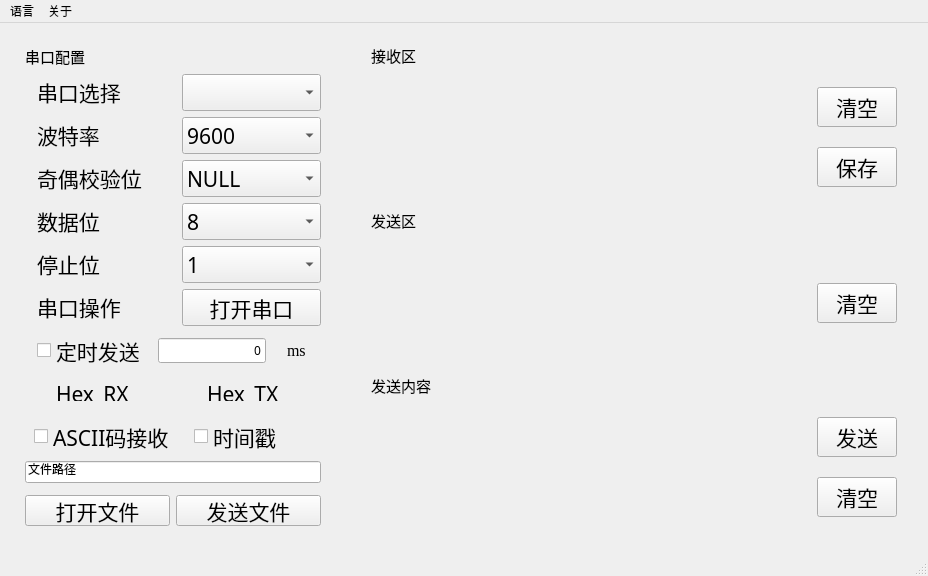
<?xml version="1.0" encoding="UTF-8"?>
<ui version="4.0">
 <author>leeyoung</author>
 <class>MainWindow</class>
 <widget class="QMainWindow" name="MainWindow">
  <property name="enabled">
   <bool>true</bool>
  </property>
  <property name="geometry">
   <rect>
    <x>0</x>
    <y>0</y>
    <width>928</width>
    <height>576</height>
   </rect>
  </property>
  <property name="sizePolicy">
   <sizepolicy hsizetype="Expanding" vsizetype="Expanding">
    <horstretch>0</horstretch>
    <verstretch>0</verstretch>
   </sizepolicy>
  </property>
  <property name="minimumSize">
   <size>
    <width>928</width>
    <height>463</height>
   </size>
  </property>
  <property name="font">
   <font>
    <family>楷体</family>
    <pointsize>9</pointsize>
    <weight>50</weight>
    <italic>false</italic>
    <bold>false</bold>
   </font>
  </property>
  <property name="windowTitle">
   <string>串口调试助手(李树阳)</string>
  </property>
  <property name="layoutDirection">
   <enum>Qt::LeftToRight</enum>
  </property>
  <property name="autoFillBackground">
   <bool>false</bool>
  </property>
  <property name="styleSheet">
   <string notr="true">background-image: url(:/image/jie.png);</string>
  </property>
  <widget class="QWidget" name="centralWidget">
   <layout class="QGridLayout" name="gridLayout">
    <item row="0" column="0">
     <layout class="QFormLayout" name="formLayout">
      <property name="rowWrapPolicy">
       <enum>QFormLayout::WrapLongRows</enum>
      </property>
      <property name="horizontalSpacing">
       <number>50</number>
      </property>
      <property name="leftMargin">
       <number>14</number>
      </property>
      <property name="topMargin">
       <number>10</number>
      </property>
      <property name="rightMargin">
       <number>20</number>
      </property>
      <property name="bottomMargin">
       <number>10</number>
      </property>
      <item row="1" column="0">
       <layout class="QVBoxLayout" name="verticalLayout_7" stretch="0">
        <property name="spacing">
         <number>6</number>
        </property>
        <property name="sizeConstraint">
         <enum>QLayout::SetDefaultConstraint</enum>
        </property>
        <property name="rightMargin">
         <number>0</number>
        </property>
        <property name="bottomMargin">
         <number>0</number>
        </property>
        <item>
         <layout class="QVBoxLayout" name="verticalLayout">
          <property name="spacing">
           <number>6</number>
          </property>
          <property name="topMargin">
           <number>1</number>
          </property>
          <item>
           <widget class="QLabel" name="label_2">
            <property name="sizePolicy">
             <sizepolicy hsizetype="Minimum" vsizetype="Fixed">
              <horstretch>0</horstretch>
              <verstretch>0</verstretch>
             </sizepolicy>
            </property>
            <property name="font">
             <font>
              <family>楷体</family>
              <pointsize>11</pointsize>
              <weight>50</weight>
              <italic>false</italic>
              <bold>false</bold>
             </font>
            </property>
            <property name="text">
             <string>串口配置</string>
            </property>
           </widget>
          </item>
          <item>
           <layout class="QHBoxLayout" name="horizontalLayout_4">
            <property name="leftMargin">
             <number>12</number>
            </property>
            <item>
             <widget class="QLabel" name="SeriesPortChoice">
              <property name="sizePolicy">
               <sizepolicy hsizetype="Minimum" vsizetype="Fixed">
                <horstretch>0</horstretch>
                <verstretch>0</verstretch>
               </sizepolicy>
              </property>
              <property name="font">
               <font>
                <family>楷体</family>
                <pointsize>16</pointsize>
                <weight>50</weight>
                <italic>false</italic>
                <bold>false</bold>
               </font>
              </property>
              <property name="layoutDirection">
               <enum>Qt::RightToLeft</enum>
              </property>
              <property name="text">
               <string>串口选择</string>
              </property>
             </widget>
            </item>
            <item>
             <widget class="QComboBox" name="SeriesBox">
              <property name="sizePolicy">
               <sizepolicy hsizetype="Minimum" vsizetype="Fixed">
                <horstretch>0</horstretch>
                <verstretch>0</verstretch>
               </sizepolicy>
              </property>
              <property name="font">
               <font>
                <family>楷体</family>
                <pointsize>16</pointsize>
               </font>
              </property>
              <property name="editable">
               <bool>false</bool>
              </property>
              <property name="currentText">
               <string/>
              </property>
              <property name="currentIndex">
               <number>-1</number>
              </property>
             </widget>
            </item>
           </layout>
          </item>
          <item>
           <layout class="QHBoxLayout" name="horizontalLayout_5">
            <property name="leftMargin">
             <number>12</number>
            </property>
            <item>
             <widget class="QLabel" name="BaudRate">
              <property name="sizePolicy">
               <sizepolicy hsizetype="Minimum" vsizetype="Fixed">
                <horstretch>0</horstretch>
                <verstretch>0</verstretch>
               </sizepolicy>
              </property>
              <property name="font">
               <font>
                <family>楷体</family>
                <pointsize>16</pointsize>
                <weight>50</weight>
                <italic>false</italic>
                <bold>false</bold>
               </font>
              </property>
              <property name="text">
               <string>波特率</string>
              </property>
             </widget>
            </item>
            <item>
             <widget class="QComboBox" name="BaudBox">
              <property name="sizePolicy">
               <sizepolicy hsizetype="Minimum" vsizetype="Fixed">
                <horstretch>0</horstretch>
                <verstretch>0</verstretch>
               </sizepolicy>
              </property>
              <property name="font">
               <font>
                <family>楷体</family>
                <pointsize>16</pointsize>
               </font>
              </property>
              <property name="editable">
               <bool>false</bool>
              </property>
              <item>
               <property name="text">
                <string>9600</string>
               </property>
              </item>
              <item>
               <property name="text">
                <string>1200</string>
               </property>
              </item>
              <item>
               <property name="text">
                <string>2400</string>
               </property>
              </item>
              <item>
               <property name="text">
                <string>4800</string>
               </property>
              </item>
              <item>
               <property name="text">
                <string>14400</string>
               </property>
              </item>
              <item>
               <property name="text">
                <string>19200</string>
               </property>
              </item>
              <item>
               <property name="text">
                <string>38400</string>
               </property>
              </item>
              <item>
               <property name="text">
                <string>43000</string>
               </property>
              </item>
              <item>
               <property name="text">
                <string>57600</string>
               </property>
              </item>
              <item>
               <property name="text">
                <string>76800</string>
               </property>
              </item>
              <item>
               <property name="text">
                <string>115200</string>
               </property>
              </item>
              <item>
               <property name="text">
                <string>128000</string>
               </property>
              </item>
              <item>
               <property name="text">
                <string>230400</string>
               </property>
              </item>
              <item>
               <property name="text">
                <string>256000</string>
               </property>
              </item>
             </widget>
            </item>
           </layout>
          </item>
          <item>
           <layout class="QHBoxLayout" name="horizontalLayout_3">
            <property name="leftMargin">
             <number>12</number>
            </property>
            <item>
             <widget class="QLabel" name="OddEvenCheckBits">
              <property name="sizePolicy">
               <sizepolicy hsizetype="Minimum" vsizetype="Fixed">
                <horstretch>0</horstretch>
                <verstretch>0</verstretch>
               </sizepolicy>
              </property>
              <property name="font">
               <font>
                <family>楷体</family>
                <pointsize>16</pointsize>
                <weight>50</weight>
                <italic>false</italic>
                <bold>false</bold>
               </font>
              </property>
              <property name="text">
               <string>奇偶校验位</string>
              </property>
             </widget>
            </item>
            <item>
             <widget class="QComboBox" name="OddEvenBox">
              <property name="sizePolicy">
               <sizepolicy hsizetype="Minimum" vsizetype="Fixed">
                <horstretch>0</horstretch>
                <verstretch>0</verstretch>
               </sizepolicy>
              </property>
              <property name="font">
               <font>
                <family>楷体</family>
                <pointsize>16</pointsize>
               </font>
              </property>
              <item>
               <property name="text">
                <string>NULL</string>
               </property>
              </item>
              <item>
               <property name="text">
                <string>odd</string>
               </property>
              </item>
              <item>
               <property name="text">
                <string>even</string>
               </property>
              </item>
             </widget>
            </item>
           </layout>
          </item>
          <item>
           <layout class="QHBoxLayout" name="horizontalLayout_2">
            <property name="leftMargin">
             <number>12</number>
            </property>
            <item>
             <widget class="QLabel" name="DataBits">
              <property name="sizePolicy">
               <sizepolicy hsizetype="Minimum" vsizetype="Fixed">
                <horstretch>0</horstretch>
                <verstretch>0</verstretch>
               </sizepolicy>
              </property>
              <property name="font">
               <font>
                <family>楷体</family>
                <pointsize>16</pointsize>
                <weight>50</weight>
                <italic>false</italic>
                <bold>false</bold>
               </font>
              </property>
              <property name="text">
               <string>数据位</string>
              </property>
             </widget>
            </item>
            <item>
             <widget class="QComboBox" name="DataBox">
              <property name="sizePolicy">
               <sizepolicy hsizetype="Minimum" vsizetype="Fixed">
                <horstretch>0</horstretch>
                <verstretch>0</verstretch>
               </sizepolicy>
              </property>
              <property name="font">
               <font>
                <family>楷体</family>
                <pointsize>16</pointsize>
               </font>
              </property>
              <item>
               <property name="text">
                <string>8</string>
               </property>
              </item>
              <item>
               <property name="text">
                <string>7</string>
               </property>
              </item>
              <item>
               <property name="text">
                <string>6</string>
               </property>
              </item>
              <item>
               <property name="text">
                <string>5</string>
               </property>
              </item>
             </widget>
            </item>
           </layout>
          </item>
          <item>
           <layout class="QHBoxLayout" name="horizontalLayout">
            <property name="leftMargin">
             <number>12</number>
            </property>
            <item>
             <widget class="QLabel" name="StopBits">
              <property name="sizePolicy">
               <sizepolicy hsizetype="Minimum" vsizetype="Fixed">
                <horstretch>0</horstretch>
                <verstretch>0</verstretch>
               </sizepolicy>
              </property>
              <property name="font">
               <font>
                <family>楷体</family>
                <pointsize>16</pointsize>
                <weight>50</weight>
                <italic>false</italic>
                <bold>false</bold>
               </font>
              </property>
              <property name="text">
               <string>停止位</string>
              </property>
             </widget>
            </item>
            <item>
             <widget class="QComboBox" name="StopBox">
              <property name="sizePolicy">
               <sizepolicy hsizetype="Minimum" vsizetype="Fixed">
                <horstretch>0</horstretch>
                <verstretch>0</verstretch>
               </sizepolicy>
              </property>
              <property name="font">
               <font>
                <family>楷体</family>
                <pointsize>16</pointsize>
               </font>
              </property>
              <property name="layoutDirection">
               <enum>Qt::LeftToRight</enum>
              </property>
              <property name="styleSheet">
               <string notr="true"/>
              </property>
              <property name="frame">
               <bool>true</bool>
              </property>
              <item>
               <property name="text">
                <string>1</string>
               </property>
              </item>
              <item>
               <property name="text">
                <string>1.5</string>
               </property>
              </item>
              <item>
               <property name="text">
                <string>2</string>
               </property>
              </item>
             </widget>
            </item>
           </layout>
          </item>
          <item>
           <layout class="QHBoxLayout" name="horizontalLayout_6">
            <property name="leftMargin">
             <number>12</number>
            </property>
            <item>
             <widget class="QLabel" name="label">
              <property name="sizePolicy">
               <sizepolicy hsizetype="Minimum" vsizetype="Fixed">
                <horstretch>0</horstretch>
                <verstretch>0</verstretch>
               </sizepolicy>
              </property>
              <property name="font">
               <font>
                <family>楷体</family>
                <pointsize>16</pointsize>
               </font>
              </property>
              <property name="text">
               <string>串口操作     </string>
              </property>
             </widget>
            </item>
            <item>
             <widget class="QPushButton" name="OpenButton">
              <property name="sizePolicy">
               <sizepolicy hsizetype="Minimum" vsizetype="Fixed">
                <horstretch>0</horstretch>
                <verstretch>0</verstretch>
               </sizepolicy>
              </property>
              <property name="font">
               <font>
                <family>楷体</family>
                <pointsize>16</pointsize>
                <weight>50</weight>
                <italic>false</italic>
                <bold>false</bold>
               </font>
              </property>
              <property name="autoFillBackground">
               <bool>false</bool>
              </property>
              <property name="styleSheet">
               <string notr="true"/>
              </property>
              <property name="text">
               <string>打开串口</string>
              </property>
             </widget>
            </item>
           </layout>
          </item>
          <item>
           <layout class="QHBoxLayout" name="horizontalLayout_12">
            <property name="leftMargin">
             <number>12</number>
            </property>
            <item>
             <widget class="QCheckBox" name="TimeTransmit">
              <property name="sizePolicy">
               <sizepolicy hsizetype="Minimum" vsizetype="Fixed">
                <horstretch>0</horstretch>
                <verstretch>0</verstretch>
               </sizepolicy>
              </property>
              <property name="font">
               <font>
                <family>楷体</family>
                <pointsize>16</pointsize>
               </font>
              </property>
              <property name="toolTipDuration">
               <number>1</number>
              </property>
              <property name="text">
               <string>定时发送 </string>
              </property>
             </widget>
            </item>
            <item>
             <widget class="QLineEdit" name="lineEdit">
              <property name="sizePolicy">
               <sizepolicy hsizetype="Minimum" vsizetype="Fixed">
                <horstretch>0</horstretch>
                <verstretch>0</verstretch>
               </sizepolicy>
              </property>
              <property name="cursor">
               <cursorShape>ArrowCursor</cursorShape>
              </property>
              <property name="layoutDirection">
               <enum>Qt::RightToLeft</enum>
              </property>
              <property name="autoFillBackground">
               <bool>false</bool>
              </property>
              <property name="styleSheet">
               <string notr="true"/>
              </property>
              <property name="text">
               <string>0</string>
              </property>
              <property name="frame">
               <bool>true</bool>
              </property>
              <property name="alignment">
               <set>Qt::AlignRight|Qt::AlignTrailing|Qt::AlignVCenter</set>
              </property>
              <property name="dragEnabled">
               <bool>false</bool>
              </property>
             </widget>
            </item>
            <item>
             <widget class="QLabel" name="label_6">
              <property name="sizePolicy">
               <sizepolicy hsizetype="Minimum" vsizetype="Fixed">
                <horstretch>0</horstretch>
                <verstretch>0</verstretch>
               </sizepolicy>
              </property>
              <property name="font">
               <font>
                <family>Times New Roman</family>
                <pointsize>12</pointsize>
               </font>
              </property>
              <property name="styleSheet">
               <string notr="true">background:transparent;
padding:11px;</string>
              </property>
              <property name="text">
               <string>ms</string>
              </property>
             </widget>
            </item>
           </layout>
          </item>
          <item>
           <layout class="QHBoxLayout" name="horizontalLayout_11">
            <item>
             <widget class="QCheckBox" name="HexReceive">
              <property name="sizePolicy">
               <sizepolicy hsizetype="Minimum" vsizetype="Fixed">
                <horstretch>0</horstretch>
                <verstretch>0</verstretch>
               </sizepolicy>
              </property>
              <property name="font">
               <font>
                <family>楷体</family>
                <pointsize>16</pointsize>
               </font>
              </property>
              <property name="toolTipDuration">
               <number>1</number>
              </property>
              <property name="styleSheet">
               <string notr="true">background:transparent;
padding:11px;</string>
              </property>
              <property name="text">
               <string notr="true">Hex_RX</string>
              </property>
              <property name="checked">
               <bool>false</bool>
              </property>
             </widget>
            </item>
            <item>
             <widget class="QCheckBox" name="HexTransmit">
              <property name="sizePolicy">
               <sizepolicy hsizetype="Minimum" vsizetype="Fixed">
                <horstretch>0</horstretch>
                <verstretch>0</verstretch>
               </sizepolicy>
              </property>
              <property name="font">
               <font>
                <family>楷体</family>
                <pointsize>16</pointsize>
               </font>
              </property>
              <property name="toolTipDuration">
               <number>1</number>
              </property>
              <property name="styleSheet">
               <string notr="true">background:transparent;
padding:11px;</string>
              </property>
              <property name="text">
               <string notr="true">Hex_TX</string>
              </property>
             </widget>
            </item>
           </layout>
          </item>
          <item>
           <layout class="QHBoxLayout" name="horizontalLayout_10">
            <property name="leftMargin">
             <number>9</number>
            </property>
            <item>
             <widget class="QCheckBox" name="ASCII">
              <property name="font">
               <font>
                <family>楷体</family>
                <pointsize>16</pointsize>
               </font>
              </property>
              <property name="text">
               <string>ASCII码接收</string>
              </property>
             </widget>
            </item>
            <item>
             <widget class="QLabel" name="label_7">
              <property name="sizePolicy">
               <sizepolicy hsizetype="Fixed" vsizetype="Preferred">
                <horstretch>0</horstretch>
                <verstretch>0</verstretch>
               </sizepolicy>
              </property>
              <property name="text">
               <string/>
              </property>
             </widget>
            </item>
            <item>
             <widget class="QCheckBox" name="timestamp">
              <property name="font">
               <font>
                <family>楷体</family>
                <pointsize>16</pointsize>
               </font>
              </property>
              <property name="text">
               <string>时间戳</string>
              </property>
             </widget>
            </item>
           </layout>
          </item>
          <item>
           <widget class="QLineEdit" name="LineEdit">
            <property name="sizePolicy">
             <sizepolicy hsizetype="Minimum" vsizetype="Fixed">
              <horstretch>0</horstretch>
              <verstretch>0</verstretch>
             </sizepolicy>
            </property>
            <property name="font">
             <font>
              <family>Times New Roman</family>
              <pointsize>9</pointsize>
             </font>
            </property>
            <property name="cursor">
             <cursorShape>ArrowCursor</cursorShape>
            </property>
            <property name="layoutDirection">
             <enum>Qt::RightToLeft</enum>
            </property>
            <property name="styleSheet">
             <string notr="true">background-image:url();</string>
            </property>
            <property name="text">
             <string>文件路径</string>
            </property>
            <property name="readOnly">
             <bool>true</bool>
            </property>
           </widget>
          </item>
          <item>
           <layout class="QHBoxLayout" name="horizontalLayout_13">
            <property name="topMargin">
             <number>6</number>
            </property>
            <item>
             <widget class="QPushButton" name="OpenFile">
              <property name="sizePolicy">
               <sizepolicy hsizetype="Minimum" vsizetype="Fixed">
                <horstretch>0</horstretch>
                <verstretch>0</verstretch>
               </sizepolicy>
              </property>
              <property name="font">
               <font>
                <family>楷体</family>
                <pointsize>16</pointsize>
               </font>
              </property>
              <property name="text">
               <string>打开文件</string>
              </property>
             </widget>
            </item>
            <item>
             <widget class="QPushButton" name="SendFile">
              <property name="sizePolicy">
               <sizepolicy hsizetype="Minimum" vsizetype="Fixed">
                <horstretch>0</horstretch>
                <verstretch>0</verstretch>
               </sizepolicy>
              </property>
              <property name="font">
               <font>
                <family>楷体</family>
                <pointsize>16</pointsize>
               </font>
              </property>
              <property name="text">
               <string>发送文件</string>
              </property>
             </widget>
            </item>
           </layout>
          </item>
          <item>
           <widget class="QWidget" name="widget_3" native="true">
            <property name="styleSheet">
             <string notr="true">background:transparent;
image: url(:/image/lee.png);
padding:11px;</string>
            </property>
           </widget>
          </item>
         </layout>
        </item>
       </layout>
      </item>
      <item row="1" column="1">
       <layout class="QVBoxLayout" name="text">
        <property name="spacing">
         <number>6</number>
        </property>
        <item>
         <widget class="QLabel" name="label_3">
          <property name="sizePolicy">
           <sizepolicy hsizetype="Fixed" vsizetype="Maximum">
            <horstretch>0</horstretch>
            <verstretch>0</verstretch>
           </sizepolicy>
          </property>
          <property name="font">
           <font>
            <family>楷体</family>
            <pointsize>11</pointsize>
            <weight>50</weight>
            <italic>false</italic>
            <bold>false</bold>
           </font>
          </property>
          <property name="text">
           <string>接收区</string>
          </property>
         </widget>
        </item>
        <item>
         <layout class="QHBoxLayout" name="horizontalLayout_9">
          <property name="sizeConstraint">
           <enum>QLayout::SetDefaultConstraint</enum>
          </property>
          <item>
           <widget class="QTextEdit" name="ReceiveEdit">
            <property name="sizePolicy">
             <sizepolicy hsizetype="MinimumExpanding" vsizetype="Expanding">
              <horstretch>2</horstretch>
              <verstretch>2</verstretch>
             </sizepolicy>
            </property>
            <property name="font">
             <font>
              <family>楷体</family>
              <pointsize>12</pointsize>
             </font>
            </property>
            <property name="autoFillBackground">
             <bool>false</bool>
            </property>
            <property name="styleSheet">
             <string notr="true">background:transparent;
padding:11px;</string>
            </property>
            <property name="readOnly">
             <bool>true</bool>
            </property>
           </widget>
          </item>
          <item>
           <layout class="QVBoxLayout" name="verticalLayout_3">
            <item>
             <widget class="QPushButton" name="ClearRx_Tx">
              <property name="font">
               <font>
                <family>楷体</family>
                <pointsize>16</pointsize>
               </font>
              </property>
              <property name="text">
               <string>清空</string>
              </property>
             </widget>
            </item>
            <item>
             <widget class="QPushButton" name="SaveFile">
              <property name="font">
               <font>
                <family>楷体</family>
                <pointsize>16</pointsize>
               </font>
              </property>
              <property name="text">
               <string>保存</string>
              </property>
              <property name="shortcut">
               <string>Ctrl+S</string>
              </property>
             </widget>
            </item>
           </layout>
          </item>
         </layout>
        </item>
        <item>
         <widget class="QLabel" name="label_4">
          <property name="sizePolicy">
           <sizepolicy hsizetype="Fixed" vsizetype="Fixed">
            <horstretch>0</horstretch>
            <verstretch>0</verstretch>
           </sizepolicy>
          </property>
          <property name="font">
           <font>
            <family>楷体</family>
            <pointsize>11</pointsize>
            <weight>50</weight>
            <italic>false</italic>
            <bold>false</bold>
           </font>
          </property>
          <property name="text">
           <string>发送区</string>
          </property>
         </widget>
        </item>
        <item>
         <layout class="QHBoxLayout" name="horizontalLayout_8">
          <item>
           <widget class="QTextEdit" name="TransmitEdit_2">
            <property name="sizePolicy">
             <sizepolicy hsizetype="Expanding" vsizetype="Expanding">
              <horstretch>0</horstretch>
              <verstretch>0</verstretch>
             </sizepolicy>
            </property>
            <property name="font">
             <font>
              <family>楷体</family>
              <pointsize>12</pointsize>
             </font>
            </property>
            <property name="styleSheet">
             <string notr="true">background:transparent;
padding:11px;</string>
            </property>
            <property name="readOnly">
             <bool>true</bool>
            </property>
           </widget>
          </item>
          <item>
           <widget class="QPushButton" name="ClearTransmit">
            <property name="font">
             <font>
              <family>楷体</family>
              <pointsize>16</pointsize>
             </font>
            </property>
            <property name="layoutDirection">
             <enum>Qt::LeftToRight</enum>
            </property>
            <property name="text">
             <string>清空</string>
            </property>
           </widget>
          </item>
         </layout>
        </item>
        <item>
         <widget class="QLabel" name="label_5">
          <property name="sizePolicy">
           <sizepolicy hsizetype="Fixed" vsizetype="Maximum">
            <horstretch>0</horstretch>
            <verstretch>0</verstretch>
           </sizepolicy>
          </property>
          <property name="font">
           <font>
            <family>楷体</family>
            <pointsize>11</pointsize>
            <weight>50</weight>
            <italic>false</italic>
            <bold>false</bold>
           </font>
          </property>
          <property name="text">
           <string>发送内容</string>
          </property>
         </widget>
        </item>
        <item>
         <layout class="QHBoxLayout" name="horizontalLayout_7">
          <item>
           <widget class="QTextEdit" name="TransmitEdit">
            <property name="sizePolicy">
             <sizepolicy hsizetype="Expanding" vsizetype="Expanding">
              <horstretch>0</horstretch>
              <verstretch>0</verstretch>
             </sizepolicy>
            </property>
            <property name="font">
             <font>
              <family>楷体</family>
              <pointsize>12</pointsize>
             </font>
            </property>
            <property name="layoutDirection">
             <enum>Qt::LeftToRight</enum>
            </property>
            <property name="autoFillBackground">
             <bool>false</bool>
            </property>
            <property name="styleSheet">
             <string notr="true">background:transparent;
padding:11px;</string>
            </property>
           </widget>
          </item>
          <item>
           <layout class="QVBoxLayout" name="verticalLayout_2">
            <item>
             <widget class="QPushButton" name="SendButton">
              <property name="sizePolicy">
               <sizepolicy hsizetype="Preferred" vsizetype="Fixed">
                <horstretch>0</horstretch>
                <verstretch>0</verstretch>
               </sizepolicy>
              </property>
              <property name="font">
               <font>
                <family>楷体</family>
                <pointsize>16</pointsize>
                <weight>50</weight>
                <italic>false</italic>
                <bold>false</bold>
               </font>
              </property>
              <property name="text">
               <string>发送</string>
              </property>
              <property name="shortcut">
               <string comment="Ctrl+Enter发送" extracomment="Ctrl+Enter发送">Ctrl+Enter</string>
              </property>
             </widget>
            </item>
            <item>
             <widget class="QPushButton" name="ClearTransmit_2">
              <property name="font">
               <font>
                <family>楷体</family>
                <pointsize>16</pointsize>
               </font>
              </property>
              <property name="layoutDirection">
               <enum>Qt::LeftToRight</enum>
              </property>
              <property name="autoFillBackground">
               <bool>false</bool>
              </property>
              <property name="text">
               <string>清空</string>
              </property>
             </widget>
            </item>
           </layout>
          </item>
         </layout>
        </item>
       </layout>
      </item>
     </layout>
    </item>
   </layout>
  </widget>
  <widget class="QStatusBar" name="statusBar"/>
  <widget class="QMenuBar" name="menuBar">
   <property name="geometry">
    <rect>
     <x>0</x>
     <y>0</y>
     <width>928</width>
     <height>23</height>
    </rect>
   </property>
   <widget class="QMenu" name="menu">
    <property name="title">
     <string>语言</string>
    </property>
    <addaction name="Chinese_English_Switch"/>
   </widget>
   <widget class="QMenu" name="menu_2">
    <property name="title">
     <string>关于</string>
    </property>
    <addaction name="about"/>
   </widget>
   <addaction name="menu"/>
   <addaction name="menu_2"/>
  </widget>
  <action name="Chinese_English_Switch">
   <property name="checkable">
    <bool>true</bool>
   </property>
   <property name="checked">
    <bool>false</bool>
   </property>
   <property name="text">
    <string>中英文切换</string>
   </property>
   <property name="toolTip">
    <string>中英文切换</string>
   </property>
  </action>
  <action name="about">
   <property name="text">
    <string>关于</string>
   </property>
   <property name="toolTip">
    <string>about</string>
   </property>
  </action>
 </widget>
 <layoutdefault spacing="6" margin="11"/>
 <resources/>
 <connections/>
</ui>
